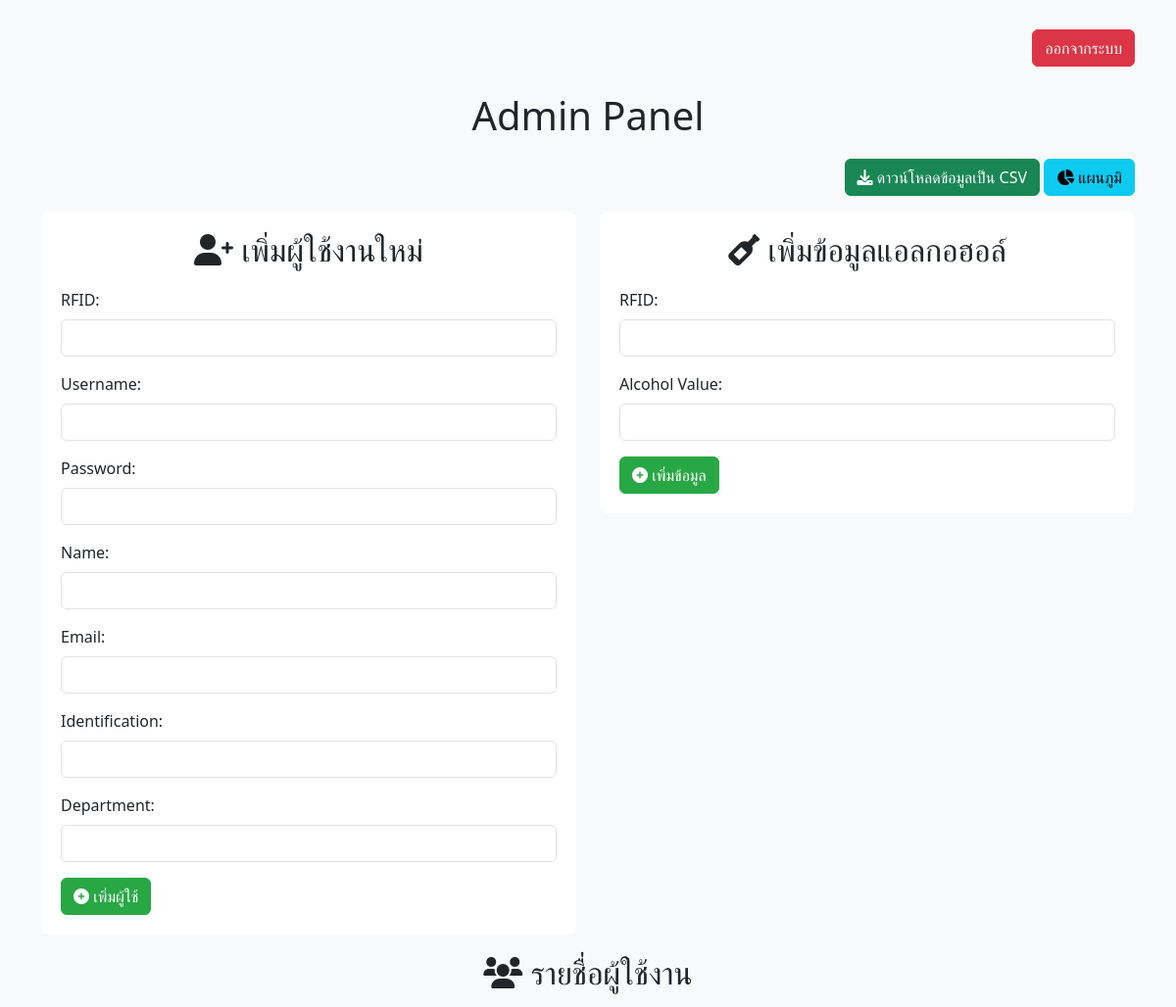
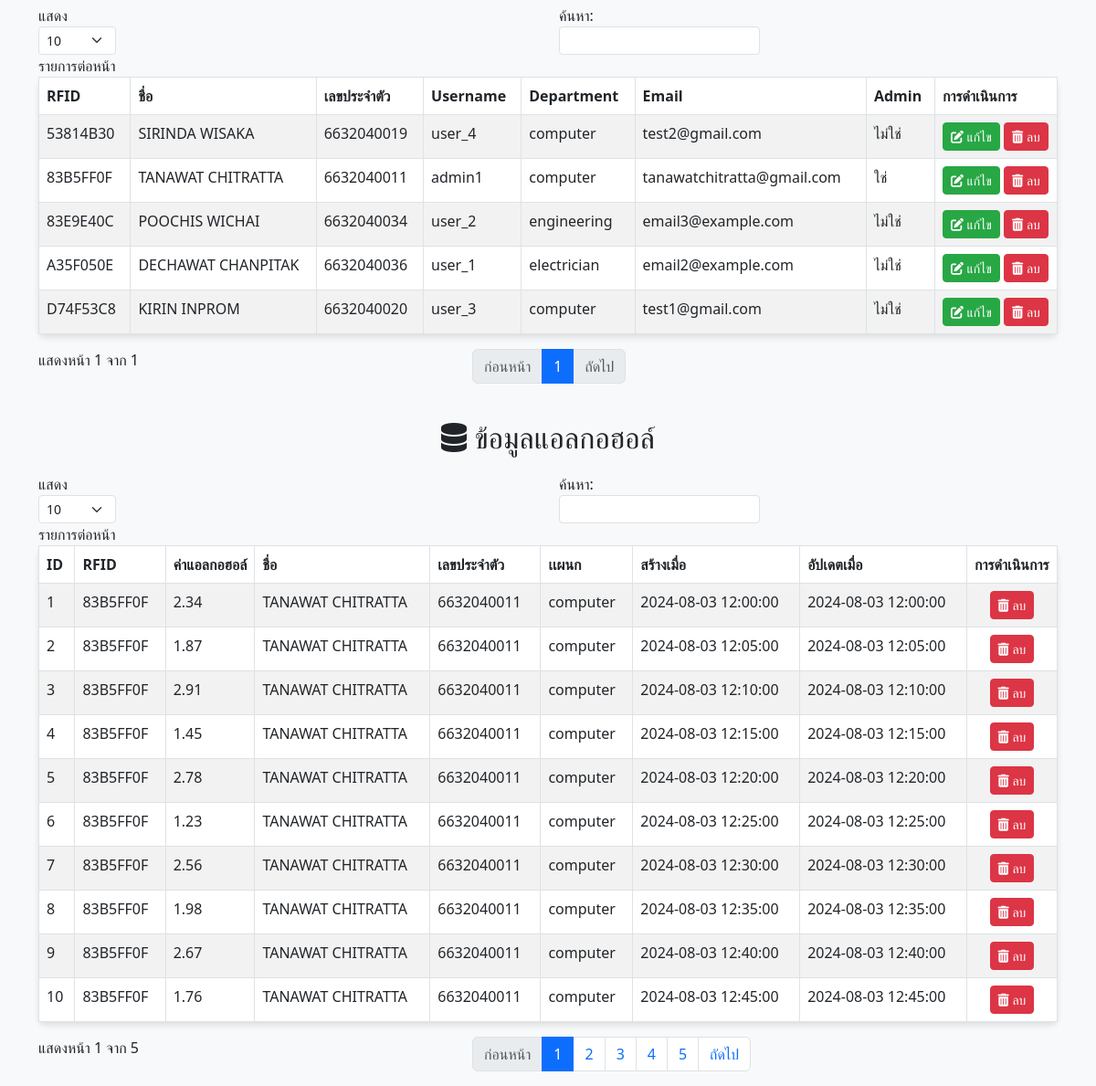
The app's page /sensor_db/admin/index.php with its own data (2 pictures, top to bottom).
### tables this page shows
CREATE TABLE `users` (
  `rfid` varchar(255) NOT NULL,
  `name` varchar(255) NOT NULL,
  `identification` varchar(255) NOT NULL,
  `username` varchar(255) NOT NULL,
  `password` varchar(255) NOT NULL,
  `department` varchar(255) NOT NULL,
  `email` varchar(255) NOT NULL,
  `admin` tinyint(1) DEFAULT 0,
  `created_at` datetime NOT NULL DEFAULT current_timestamp(),
  `updated_at` datetime NOT NULL DEFAULT current_timestamp() ON UPDATE current_timestamp()
);

CREATE TABLE `alcohol` (
  `id` int(11) NOT NULL,
  `rfid` varchar(255) NOT NULL,
  `created_at` datetime NOT NULL DEFAULT current_timestamp(),
  `updated_at` datetime NOT NULL DEFAULT current_timestamp() ON UPDATE current_timestamp(),
  `alcoholvalue` float NOT NULL
);

### sensor_db/admin/index.php (the view, shortened to what this page needs)
<?php
include_once "../db.php";
$sql = "SELECT alcohol.id, alcohol.rfid, alcohol.alcoholvalue, users.name, users.identification, users.department, alcohol.created_at, alcohol.updated_at
        FROM alcohol
        INNER JOIN users ON alcohol.rfid = users.rfid";
$alcohol_result = $conn->query($sql);
$users_sql = "SELECT * FROM users";
$users_result = $conn->query($users_sql);
?>
<!DOCTYPE html>
<html lang="en">
<head>
    <link href="https://cdn.jsdelivr.net/npm/bootstrap@5.3.0-alpha1/dist/css/bootstrap.min.css" rel="stylesheet">
    <link rel="stylesheet" href="https://cdnjs.cloudflare.com/ajax/libs/font-awesome/6.0.0-beta3/css/all.min.css">
</head>
<body>
    <div class="container">
        <div class="row mb-3">
            <div class="col-12 text-end">
                <a href="../logout.php" class="btn btn-danger btn-logout">ออกจากระบบ</a>
            </div>
        </div>
        <h1><i class=""></i> Admin Panel</h1>
        <div class="row mb-3">
            <div class="col-12 text-end">
                <a href="../csv" class="btn btn-success">
                    <i class="fas fa-download"></i> ดาวน์โหลดข้อมูลเป็น CSV
                </a>
                <a href="../chart" class="btn btn-info">
                    <i class="fas fa-chart-pie"></i> แผนภูมิ
                </a>
            </div>
        </div>
        <div class="row">
            <div class="col-md-6">
                <div class="form-container">
                    <h2><i class="fas fa-user-plus"></i> เพิ่มผู้ใช้งานใหม่</h2>
                    <form action="<?php echo htmlspecialchars($_SERVER["PHP_SELF"]); ?>" method="post">
                        <div class="mb-3">
                            <label for="rfid" class="form-label">RFID:</label>
                            <input type="text" name="rfid" id="rfid" class="form-control" required>
                        </div>
                        <div class="mb-3">
                            <label for="username" class="form-label">Username:</label>
                            <input type="text" name="username" id="username" class="form-control" required>
                        </div>
                        <div class="mb-3">
                            <label for="password" class="form-label">Password:</label>
                            <input type="password" name="password" id="password" class="form-control" required>
                        </div>
                        <div class="mb-3">
                            <label for="name" class="form-label">Name:</label>
                            <input type="text" name="name" id="name" class="form-control" required>
                        </div>
                        <div class="mb-3">
                            <label for="email" class="form-label">Email:</label>
                            <input type="email" name="email" id="email" class="form-control" required>
                        </div>
                        <div class="mb-3">
                            <label for="identification" class="form-label">Identification:</label>
                            <input type="text" name="identification" id="identification" class="form-control" required>
                        </div>
                        <div class="mb-3">
                            <label for="department" class="form-label">Department:</label>
                            <input type="text" name="department" id="department" class="form-control" required>
                        </div>
                        <button type="submit" name="add_user" class="btn btn-primary">
                            <i class="fas fa-plus-circle"></i> เพิ่มผู้ใช้
                        </button>
                    </form>
                </div>
            </div>
            <div class="col-md-6">
                <div class="form-container">
                    <h2><i class="fas fa-wine-bottle"></i> เพิ่มข้อมูลแอลกอฮอล์</h2>
                    <form action="<?php echo htmlspecialchars($_SERVER["PHP_SELF"]); ?>" method="post">
                        <div class="mb-3">
                            <label for="rfid" class="form-label">RFID:</label>
                            <input type="text" name="rfid" id="rfid" class="form-control" required>
                        </div>
                        <div class="mb-3">
                            <label for="alcoholvalue" class="form-label">Alcohol Value:</label>
                            <input type="text" name="alcoholvalue" id="alcoholvalue" class="form-control" required>
                        </div>
                        <button type="submit" name="add_alcohol" class="btn btn-primary">
                            <i class="fas fa-plus-circle"></i> เพิ่มข้อมูล
                        </button>
                    </form>
                </div>
            </div>
        </div>
        <div class="row">
            <div class="col-md-12">
                <h2><i class="fas fa-users"></i> รายชื่อผู้ใช้งาน</h2>
                <table id="usersTable" class="table table-striped table-bordered">
                    <thead>
                        <tr>
                            <th>RFID</th>
                            <th>ชื่อ</th>
                            <th>เลขประจำตัว</th>
                            <th>Username</th>
                            <th>Department</th>
                            <th>Email</th>
                            <th>Admin</th>
                            <th>การดำเนินการ</th>
                        </tr>
                    </thead>
                    <tbody>
                        <?php while ($row = $users_result->fetch_assoc()): ?>
                            <tr>
                                <td><?php echo $row['rfid']; ?></td>
                                <td><?php echo $row['name']; ?></td>
                                <td><?php echo $row['identification']; ?></td>
                                <td><?php echo $row['username']; ?></td>
                                <td><?php echo $row['department']; ?></td>
                                <td><?php echo $row['email']; ?></td>
                                <td><?php echo $row['admin'] == 1 ? 'ใช่' : 'ไม่ใช่'; ?></td>
                                <td>
                                    <button type="button" class="btn btn-primary btn-sm edit-user-btn" data-bs-toggle="modal" data-bs-target="#editUserModal" data-user-id="" data-rfid="<?php echo $row['rfid']; ?>" data-username="<?php echo $row['username']; ?>" data-name="<?php echo $row['name']; ?>" data-email="<?php echo $row['email']; ?>" data-identification="<?php echo $row['identification']; ?>" data-admin="<?php echo $row['admin']; ?>" data-department="<?php echo $row['department']; ?>">
                                        <i class="fas fa-edit"></i> แก้ไข
                                    </button>
                                    <form action="<?php echo htmlspecialchars($_SERVER["PHP_SELF"]); ?>" method="post" style="display: inline-block;">
                                        <button type="submit" name="delete_user" class="btn btn-danger btn-sm">
                                            <i class="fas fa-trash-alt"></i> ลบ
                                        </button>
                                    </form>
                                </td>
                            </tr>
                        <?php endwhile; ?>
                    </tbody>
                </table>
            </div>
        </div>
        <div class="row mt-4">
            <div class="col-md-12">
                <h2><i class="fas fa-database"></i> ข้อมูลแอลกอฮอล์</h2>
                <table id="alcoholTable" class="table table-striped table-bordered">
                    <thead>
                        <tr>
                            <th>ID</th>
                            <th>RFID</th>
                            <th>ค่าแอลกอฮอล์</th>
                            <th>ชื่อ</th>
                            <th>เลขประจำตัว</th>
                            <th>เเผนก</th>
                            <th>สร้างเมื่อ</th>
                            <th>อัปเดตเมื่อ</th>
                            <th>การดำเนินการ</th>
                        </tr>
                    </thead>
                    <tbody>
                        <?php while ($row = $alcohol_result->fetch_assoc()): ?>
                            <tr class="alcohol-row <?php echo ($row['alcoholvalue'] > 20) ? 'high-alcohol' : 'low-alcohol'; ?>">
                                <td><?php echo $row['id']; ?></td>
                                <td><?php echo $row['rfid']; ?></td>
                                <td><?php echo $row['alcoholvalue']; ?></td>
                                <td><?php echo $row['name']; ?></td>
                                <td><?php echo $row['identification']; ?></td>
                                <td><?php echo $row['department']; ?></td>
                                <td><?php echo $row['created_at']; ?></td>
                                <td><?php echo $row['updated_at']; ?></td>
                                <td>
                                    <form action="<?php echo htmlspecialchars($_SERVER["PHP_SELF"]); ?>" method="post" style="text-align: center;">
                                        <button type="submit" name="delete_alcohol" class="btn btn-danger btn-sm">
                                            <i class="fas fa-trash-alt"></i> ลบ
                                        </button>
                                    </form>
                                </td>
                            </tr>
                        <?php endwhile; ?>
                    </tbody>
                </table>
            </div>
        </div>
    </div>
</body>
</html>

### sensor_db/admin/index.php (style rules this page uses)
body { background-color: #f8f9fa; }
.container { margin-top: 30px; }
h1, h2 { text-align: center; margin-bottom: 20px; }
table { background-color: #fff; box-shadow: 0 4px 6px rgba(0, 0, 0, 0.1); border-radius: 8px; }
th { background-color: #007bff; color: #fff; }
.btn-primary { background-color: #28a745; border-color: #28a745; }
.btn-danger { background-color: #dc3545; border-color: #dc3545; }
.btn-logout { position: relative; top: 0; right: 0; margin-bottom: 10px; }
.form-container { background-color: #fff; padding: 20px; border-radius: 8px; margin-bottom: 20px; }
table th { color: black; }
.low-alcohol { background-color: #d4edda; }

### records on screen
users: rfid "53814B30", name "SIRINDA WISAKA", identification "6632040019", username "user_4", department "computer", email "test2@gmail.com", admin "ไม่ใช่"
users: rfid "83B5FF0F", name "TANAWAT CHITRATTA", identification "6632040011", username "admin1", department "computer", email "tanawatchitratta@gmail.com", admin "ใช่"
users: rfid "83E9E40C", name "POOCHIS WICHAI", identification "6632040034", username "user_2", department "engineering", email "email3@example.com", admin "ไม่ใช่"
users: rfid "A35F050E", name "DECHAWAT CHANPITAK", identification "6632040036", username "user_1", department "electrician", email "email2@example.com", admin "ไม่ใช่"
users: rfid "D74F53C8", name "KIRIN INPROM", identification "6632040020", username "user_3", department "computer", email "test1@gmail.com", admin "ไม่ใช่"
alcohol: id "1", rfid "83B5FF0F", alcoholvalue "2.34", rfid.name "TANAWAT CHITRATTA", rfid.identification "6632040011", rfid.department "computer", created_at "2024-08-03 12:00:00", updated_at "2024-08-03 12:00:00"
alcohol: id "2", rfid "83B5FF0F", alcoholvalue "1.87", rfid.name "TANAWAT CHITRATTA", rfid.identification "6632040011", rfid.department "computer", created_at "2024-08-03 12:05:00", updated_at "2024-08-03 12:05:00"
alcohol: id "3", rfid "83B5FF0F", alcoholvalue "2.91", rfid.name "TANAWAT CHITRATTA", rfid.identification "6632040011", rfid.department "computer", created_at "2024-08-03 12:10:00", updated_at "2024-08-03 12:10:00"
alcohol: id "4", rfid "83B5FF0F", alcoholvalue "1.45", rfid.name "TANAWAT CHITRATTA", rfid.identification "6632040011", rfid.department "computer", created_at "2024-08-03 12:15:00", updated_at "2024-08-03 12:15:00"
alcohol: id "5", rfid "83B5FF0F", alcoholvalue "2.78", rfid.name "TANAWAT CHITRATTA", rfid.identification "6632040011", rfid.department "computer", created_at "2024-08-03 12:20:00", updated_at "2024-08-03 12:20:00"
alcohol: id "6", rfid "83B5FF0F", alcoholvalue "1.23", rfid.name "TANAWAT CHITRATTA", rfid.identification "6632040011", rfid.department "computer", created_at "2024-08-03 12:25:00", updated_at "2024-08-03 12:25:00"
alcohol: id "7", rfid "83B5FF0F", alcoholvalue "2.56", rfid.name "TANAWAT CHITRATTA", rfid.identification "6632040011", rfid.department "computer", created_at "2024-08-03 12:30:00", updated_at "2024-08-03 12:30:00"
alcohol: id "8", rfid "83B5FF0F", alcoholvalue "1.98", rfid.name "TANAWAT CHITRATTA", rfid.identification "6632040011", rfid.department "computer", created_at "2024-08-03 12:35:00", updated_at "2024-08-03 12:35:00"
alcohol: id "9", rfid "83B5FF0F", alcoholvalue "2.67", rfid.name "TANAWAT CHITRATTA", rfid.identification "6632040011", rfid.department "computer", created_at "2024-08-03 12:40:00", updated_at "2024-08-03 12:40:00"
alcohol: id "10", rfid "83B5FF0F", alcoholvalue "1.76", rfid.name "TANAWAT CHITRATTA", rfid.identification "6632040011", rfid.department "computer", created_at "2024-08-03 12:45:00", updated_at "2024-08-03 12:45:00"
